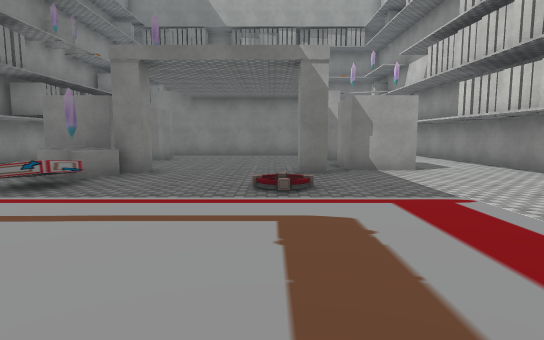
[1] (above)

16 first-person views from a walk through a scene from a Unity 3-D project. The camera is 1.4 m above the floor, tilts 6° down and sees 80° across. The floor is counted in squares, 2 m on a side. Each view is taken from the middle of a square. On the plan, view 1 faces up. The plan holds only what a view shows up to about 10 squares ahead; the rest is blank. The place goes on beyond the plan. Some animated figures are left out. Some surface patterns are stand-ins.

[2]
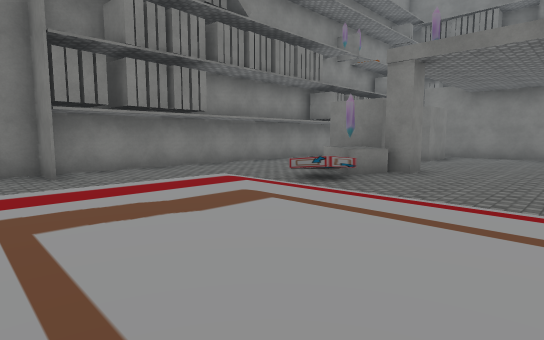

[3]
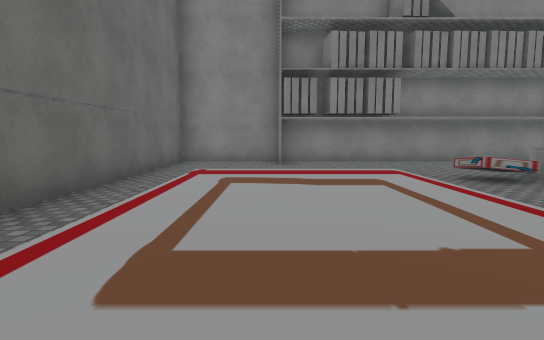

[4]
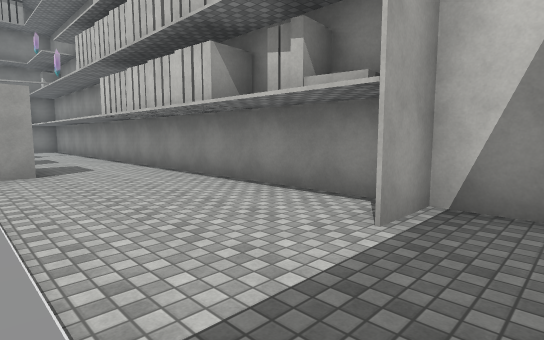

[5]
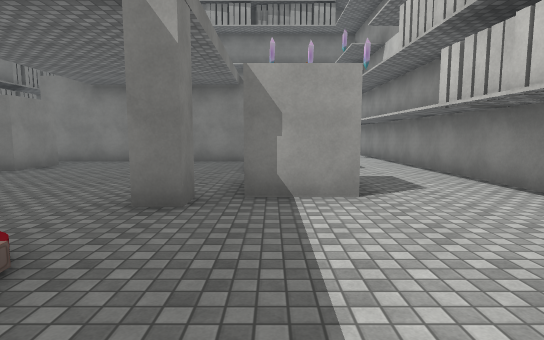

[6]
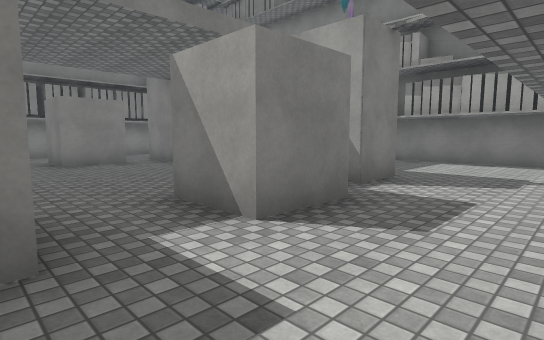

[7]
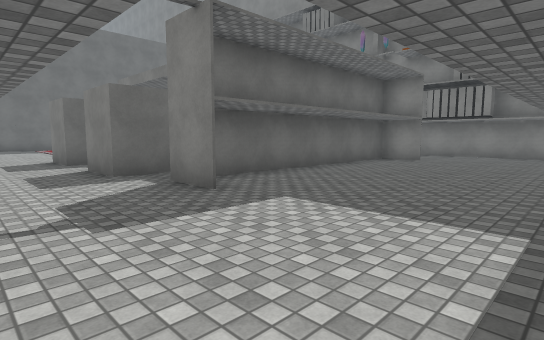

[8]
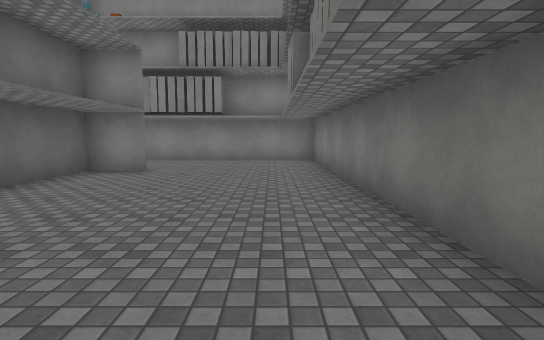

[9]
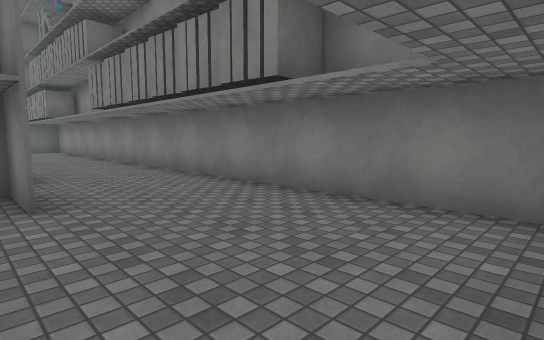

[10]
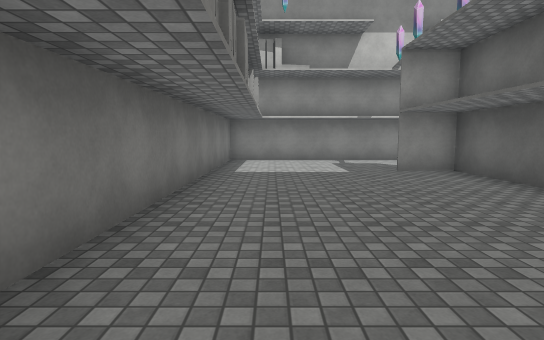

[11]
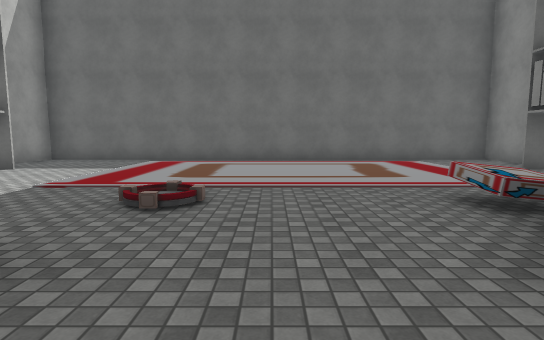

[12]
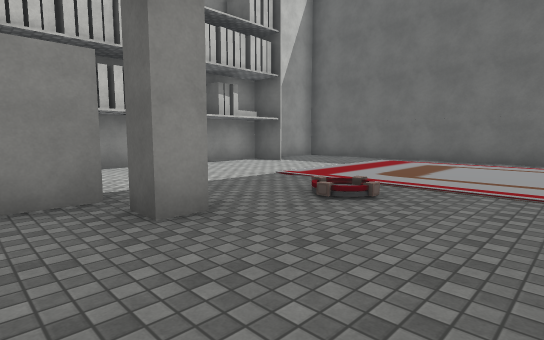

[13]
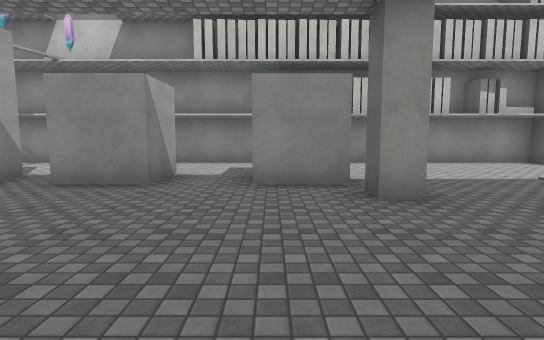

[14]
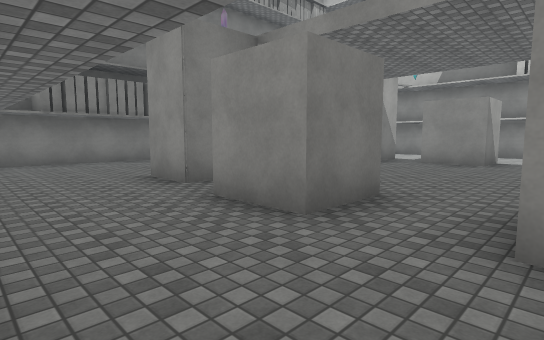

[15]
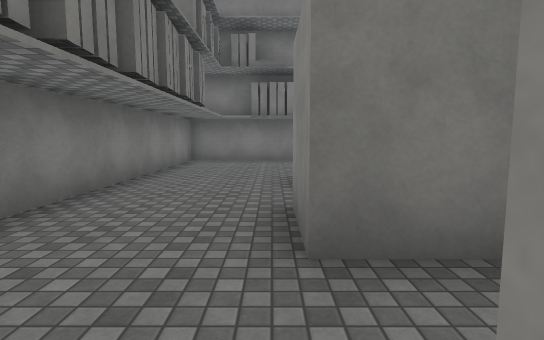

[16]
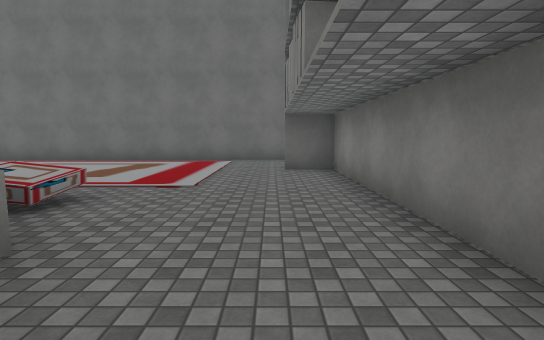

### Floor plan
Points are (right, up) in squares from view 1. A wall is a line through its corners. A room is listed if a view was taken in it or the views show most of it. See-through windows are left out.
Room 1 (views 1, 2, 3, 4, 5, 6, 7, 8, 9, 10, 11, 12, 13, 14, 15, 16)
walls: (0.5, 6.8) (1.1, 6.8) (1.1, 6.3) (0.5, 6.3) (0.5, 6.8); (-3.4, 6.9) (-4.9, 6.9); (1.7, 9.8) (1.7, 11.2) (3, 11.2) (3, 9.8) (1.7, 9.8); (2.5, 8.3) (3, 8.3) (3, 6.9) (1.7, 6.9) (1.7, 8.4); (-3.4, 11.2) (-3.4, 9.8) (-4.8, 9.8) (-4.8, 11.2); (2.6, 13.5) (2.6, 12.3) (-4.5, 12.3) (-4.5, 13.5) (-4.5, 12.3) (2.5, 12.3) (2.5, 13.5); (-6.2, 1.2) (-7.4, 1.2) (-6.2, 1.2); (4.4, 1.2) (5.6, 1.2) (4.4, 1.2); (-7.3, 17.2) (-7.3, -1.6) (5.5, -1.6) (5.5, 17.2) (-7.3, 17.2)
objects: other object (-4, 6) to (-3, 6)

Where each view was taken, in squares from view 1:
view 1: 0 up, 0 right, facing up
view 2: 0 up, 0 right, facing up-left
view 3: 1 up, 2 right, facing left
view 4: 0 up, 2 right, facing up-right
view 5: 3 up, 2 right, facing up
view 6: 8 up, 5 right, facing up-left
view 7: 17 up, 5 right, facing down-left
view 8: 16 up, 2 right, facing left
view 9: 17 up, 4 left, facing down-left
view 10: 16 up, 4 left, facing right
view 11: 8 up, 1 left, facing down
view 12: 8 up, 2 left, facing down-right
view 13: 8 up, 3 left, facing right
view 14: 8 up, 7 left, facing up-right
view 15: 8 up, 5 left, facing up
view 16: 8 up, 6 left, facing down
